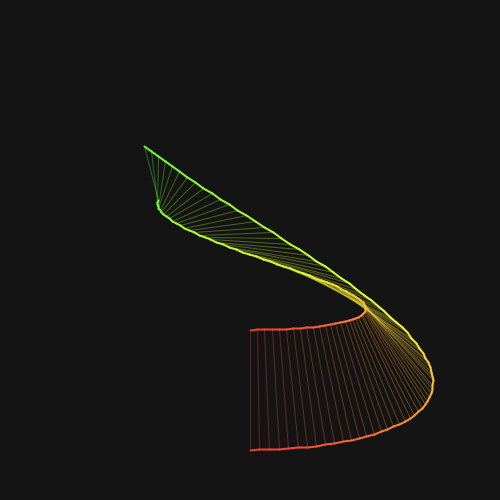
Frame 1 (no input)
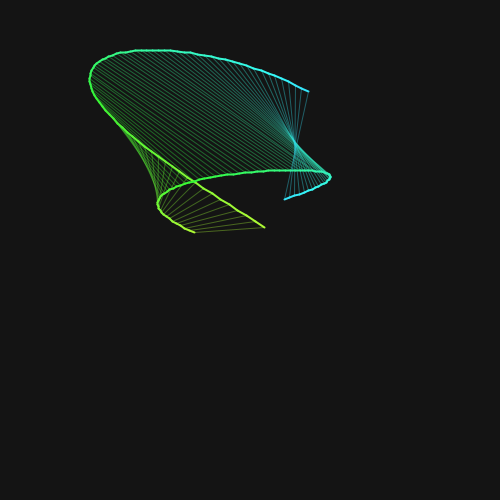
Frame 60 (the mouse pressed at the canvas centre just before this capture)
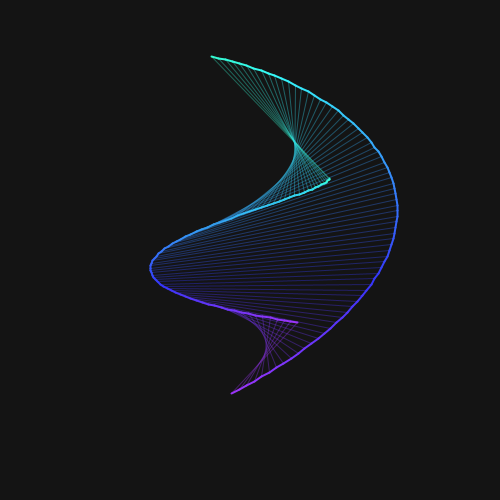
Frame 120 (the mouse held since frame 60 and released just before this capture)

The Processing sketch that drew these frames (run headless with seeded random() and noise(); from frame 60 on, the mouse is pressed at the canvas centre):

// Processing sketch: MathDrawing
// ── MathDrawing.pde
int t = 0;
final int N_LINES = 75;
void setup() {
  colorMode(HSB);
  size(500, 500);
}

void draw() {
  translate(width/2, height/2);
  
  background(20);

  for (int i=0; i<N_LINES; i++) {
    // hue value for line color
    int hue = int(t+i);
    
    // lines between
    strokeWeight(1);
    stroke(hue%255, 200, 230, 100);
    line(x1(t+i), y1(t+i), x2(t+i), y2(t+i));

    // border
    if (i<N_LINES-1) {
      strokeWeight(2);
      stroke(hue%255, 200, 250, 255);
      line(x1(t+i), y1(t+i), x1(t+i+1), y1(t+i+1));
      line(x2(t+i), y2(t+i), x2(t+i+1), y2(t+i+1));
    }
  }

  t++;
}


// equations for point movement
float x1(float t) {
  return sin(t/20)*width/3 + sin(t/14)*20;
}

float y1(float t) {
  return cos(t/35)*height/2.5;
}

float x2(float t) {
  return sin(t/15)*width/5 + sin(t/26)*20;
}

float y2(float t) {
  return cos(t/33)*80;
}
